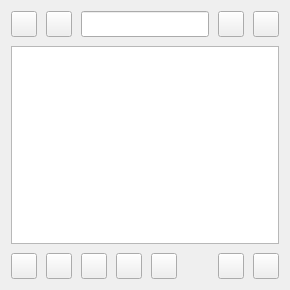
<?xml version="1.0" encoding="UTF-8"?>
<ui version="4.0">
 <class>NoteWidget</class>
 <widget class="QWidget" name="NoteWidget">
  <property name="geometry">
   <rect>
    <x>0</x>
    <y>0</y>
    <width>290</width>
    <height>290</height>
   </rect>
  </property>
  <property name="minimumSize">
   <size>
    <width>290</width>
    <height>290</height>
   </size>
  </property>
  <property name="windowTitle">
   <string notr="true">NoteWidget</string>
  </property>
  <layout class="QGridLayout" name="gridLayout">
   <property name="spacing">
    <number>9</number>
   </property>
   <item row="1" column="0" colspan="5">
    <widget class="QTextEdit" name="noteTextEdit">
     <property name="font">
      <font>
       <family>Consolas</family>
       <pointsize>11</pointsize>
      </font>
     </property>
    </widget>
   </item>
   <item row="0" column="3">
    <widget class="QToolButton" name="pinButton">
     <property name="minimumSize">
      <size>
       <width>26</width>
       <height>26</height>
      </size>
     </property>
     <property name="text">
      <string/>
     </property>
     <property name="checkable">
      <bool>true</bool>
     </property>
    </widget>
   </item>
   <item row="0" column="1">
    <widget class="QToolButton" name="editorToolsButton">
     <property name="minimumSize">
      <size>
       <width>26</width>
       <height>26</height>
      </size>
     </property>
     <property name="text">
      <string/>
     </property>
     <property name="checkable">
      <bool>true</bool>
     </property>
    </widget>
   </item>
   <item row="0" column="0">
    <widget class="QToolButton" name="newButton">
     <property name="minimumSize">
      <size>
       <width>26</width>
       <height>26</height>
      </size>
     </property>
     <property name="text">
      <string/>
     </property>
    </widget>
   </item>
   <item row="0" column="2">
    <widget class="QLineEdit" name="noteTitleLineEdit">
     <property name="minimumSize">
      <size>
       <width>0</width>
       <height>26</height>
      </size>
     </property>
     <property name="font">
      <font>
       <family>Consolas</family>
       <pointsize>11</pointsize>
       <bold>false</bold>
      </font>
     </property>
     <property name="maxLength">
      <number>1000</number>
     </property>
     <property name="alignment">
      <set>Qt::AlignmentFlag::AlignCenter</set>
     </property>
    </widget>
   </item>
   <item row="0" column="4">
    <widget class="QToolButton" name="closeButton">
     <property name="minimumSize">
      <size>
       <width>26</width>
       <height>26</height>
      </size>
     </property>
     <property name="text">
      <string/>
     </property>
    </widget>
   </item>
   <item row="2" column="0" colspan="5">
    <widget class="QFrame" name="frame">
     <property name="frameShape">
      <enum>QFrame::Shape::NoFrame</enum>
     </property>
     <property name="frameShadow">
      <enum>QFrame::Shadow::Plain</enum>
     </property>
     <layout class="QGridLayout" name="gridLayout_2">
      <property name="leftMargin">
       <number>0</number>
      </property>
      <property name="topMargin">
       <number>0</number>
      </property>
      <property name="rightMargin">
       <number>0</number>
      </property>
      <property name="bottomMargin">
       <number>0</number>
      </property>
      <property name="spacing">
       <number>9</number>
      </property>
      <item row="0" column="6">
       <widget class="QToolButton" name="minusButton">
        <property name="minimumSize">
         <size>
          <width>26</width>
          <height>26</height>
         </size>
        </property>
        <property name="text">
         <string/>
        </property>
       </widget>
      </item>
      <item row="0" column="1">
       <widget class="QToolButton" name="italicButton">
        <property name="minimumSize">
         <size>
          <width>26</width>
          <height>26</height>
         </size>
        </property>
        <property name="text">
         <string/>
        </property>
        <property name="checkable">
         <bool>true</bool>
        </property>
       </widget>
      </item>
      <item row="0" column="0">
       <widget class="QToolButton" name="boldButton">
        <property name="minimumSize">
         <size>
          <width>26</width>
          <height>26</height>
         </size>
        </property>
        <property name="text">
         <string/>
        </property>
        <property name="checkable">
         <bool>true</bool>
        </property>
       </widget>
      </item>
      <item row="0" column="3">
       <widget class="QToolButton" name="strikethroughButton">
        <property name="minimumSize">
         <size>
          <width>26</width>
          <height>26</height>
         </size>
        </property>
        <property name="text">
         <string/>
        </property>
        <property name="checkable">
         <bool>true</bool>
        </property>
       </widget>
      </item>
      <item row="0" column="2">
       <widget class="QToolButton" name="underlineButton">
        <property name="minimumSize">
         <size>
          <width>26</width>
          <height>26</height>
         </size>
        </property>
        <property name="text">
         <string/>
        </property>
        <property name="checkable">
         <bool>true</bool>
        </property>
       </widget>
      </item>
      <item row="0" column="5">
       <spacer name="horizontalSpacer">
        <property name="orientation">
         <enum>Qt::Orientation::Horizontal</enum>
        </property>
        <property name="sizeHint" stdset="0">
         <size>
          <width>40</width>
          <height>20</height>
         </size>
        </property>
       </spacer>
      </item>
      <item row="0" column="7">
       <widget class="QToolButton" name="plusButton">
        <property name="minimumSize">
         <size>
          <width>26</width>
          <height>26</height>
         </size>
        </property>
        <property name="text">
         <string/>
        </property>
       </widget>
      </item>
      <item row="0" column="4">
       <widget class="QToolButton" name="bulletlistButton">
        <property name="minimumSize">
         <size>
          <width>26</width>
          <height>26</height>
         </size>
        </property>
        <property name="text">
         <string/>
        </property>
        <property name="checkable">
         <bool>true</bool>
        </property>
       </widget>
      </item>
     </layout>
    </widget>
   </item>
  </layout>
 </widget>
 <resources/>
 <connections/>
</ui>
